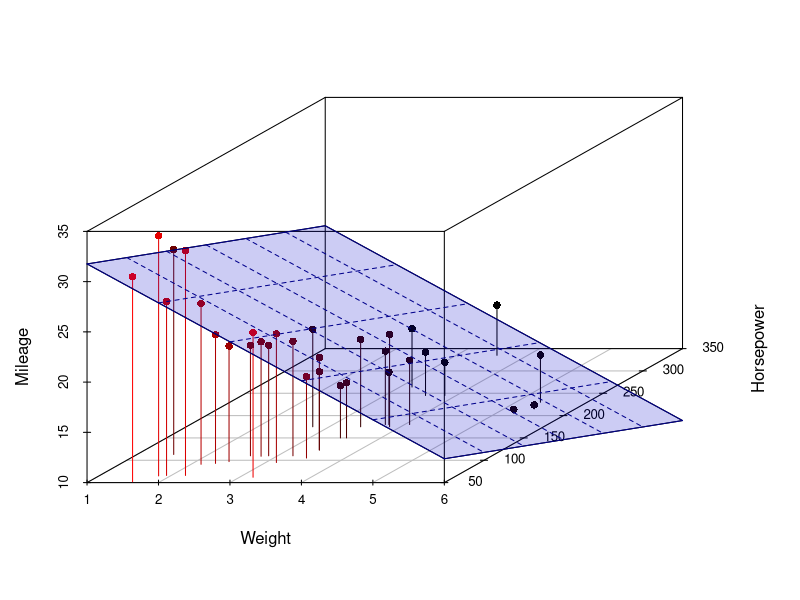

This chart was generated by the following R code: (Note: this script raises an error after producing the figure.)
## ---- chunk 1
fit <- lm(mpg ~ wt+hp, data=mtcars)
s3d <- scatterplot3d::scatterplot3d(mtcars$wt, mtcars$hp, mtcars$mpg, pch=16, highlight.3d=TRUE,
                    type="h", xlab="Weight", ylab="Horsepower", zlab="Mileage", main="")
s3d$plane3d(fit, lty.box="solid", col="darkblue", draw_polygon=TRUE, polygon_args=list(col=rgb(0,0,0.8,0.2)))
## ---- chunk 2
mtcarsModel01 <- lm(mpg~cyl+disp+hp++drat+wt+qsec+gear+carb, mtcars)
## ---- chunk 3
plot(fitted(mtcarsModel01),actuals(mtcarsModel01))
## ---- chunk 4
mtcarsModel02 <- alm(mpg~cyl+disp+hp++drat+wt+qsec+gear+carb, mtcars, loss="MSE")
plot(mtcarsModel02,1)
## ---- chunk 5
sigma(mtcarsModel02)
## ---- chunk 6
1 - sigma(mtcarsModel02)^2*(nobs(mtcarsModel02)-nparam(mtcarsModel02)) /
    (var(actuals(mtcarsModel02))*(nobs(mtcarsModel02)-1))
## ---- chunk 7
mtcarsData$noise <- rnorm(nrow(mtcarsData),0,10)
mtcarsModel02WithNoise <- alm(mpg~cyl+disp+hp++drat+wt+qsec+gear+carb+noise,
                                   mtcarsData, loss="MSE")
## ---- chunk 8
1 - sigma(mtcarsModel02WithNoise)^2*(nobs(mtcarsModel02WithNoise)-nparam(mtcarsModel02WithNoise)) /
    (var(actuals(mtcarsModel02WithNoise))*(nobs(mtcarsModel02WithNoise)-1))
## ---- chunk 9
setNames(c(1 - sigma(mtcarsModel02)^2 / var(actuals(mtcarsModel02)),
           1 - sigma(mtcarsModel02WithNoise)^2 / var(actuals(mtcarsModel02WithNoise))),
         c("R^2-adj","R^2-adj, Noise"))
## ---- chunk 10
coef(mtcarsModel02)
